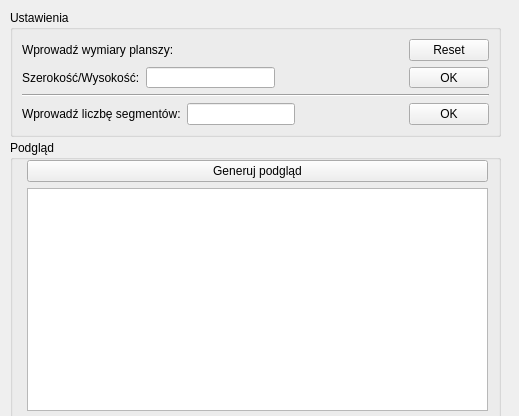
<?xml version="1.0" encoding="UTF-8"?>
<ui version="4.0">
 <class>SceneWindow</class>
 <widget class="QWidget" name="SceneWindow">
  <property name="geometry">
   <rect>
    <x>0</x>
    <y>0</y>
    <width>519</width>
    <height>416</height>
   </rect>
  </property>
  <property name="windowTitle">
   <string>Form</string>
  </property>
  <widget class="QGroupBox" name="groupBox">
   <property name="geometry">
    <rect>
     <x>10</x>
     <y>10</y>
     <width>491</width>
     <height>127</height>
    </rect>
   </property>
   <property name="title">
    <string>Ustawienia</string>
   </property>
   <layout class="QVBoxLayout" name="verticalLayout">
    <item>
     <layout class="QGridLayout" name="gridLayout_2">
      <item row="0" column="0" colspan="2">
       <widget class="QLabel" name="label">
        <property name="text">
         <string>Wprowadź wymiary planszy:</string>
        </property>
       </widget>
      </item>
      <item row="0" column="3">
       <widget class="QPushButton" name="pushButtonReset">
        <property name="text">
         <string>Reset</string>
        </property>
       </widget>
      </item>
      <item row="1" column="0">
       <widget class="QLabel" name="label_2">
        <property name="text">
         <string>Szerokość/Wysokość:</string>
        </property>
       </widget>
      </item>
      <item row="1" column="1">
       <widget class="QLineEdit" name="lineEditSize">
        <property name="inputMethodHints">
         <set>Qt::ImhDigitsOnly</set>
        </property>
       </widget>
      </item>
      <item row="1" column="3">
       <widget class="QPushButton" name="pushButtonsceneSize">
        <property name="text">
         <string>OK</string>
        </property>
       </widget>
      </item>
      <item row="0" column="2">
       <spacer name="horizontalSpacer_2">
        <property name="orientation">
         <enum>Qt::Horizontal</enum>
        </property>
        <property name="sizeHint" stdset="0">
         <size>
          <width>40</width>
          <height>20</height>
         </size>
        </property>
       </spacer>
      </item>
     </layout>
    </item>
    <item>
     <widget class="Line" name="line">
      <property name="orientation">
       <enum>Qt::Horizontal</enum>
      </property>
     </widget>
    </item>
    <item>
     <layout class="QGridLayout" name="gridLayout">
      <item row="0" column="0">
       <widget class="QLabel" name="label_4">
        <property name="text">
         <string>Wprowadź liczbę segmentów:</string>
        </property>
       </widget>
      </item>
      <item row="0" column="1">
       <widget class="QLineEdit" name="lineEditSeg">
        <property name="inputMethodHints">
         <set>Qt::ImhDigitsOnly</set>
        </property>
       </widget>
      </item>
      <item row="0" column="3">
       <widget class="QPushButton" name="pushButtonsceneSeg">
        <property name="text">
         <string>OK</string>
        </property>
       </widget>
      </item>
      <item row="0" column="2">
       <spacer name="horizontalSpacer">
        <property name="orientation">
         <enum>Qt::Horizontal</enum>
        </property>
        <property name="sizeType">
         <enum>QSizePolicy::Expanding</enum>
        </property>
        <property name="sizeHint" stdset="0">
         <size>
          <width>0</width>
          <height>0</height>
         </size>
        </property>
       </spacer>
      </item>
     </layout>
    </item>
   </layout>
  </widget>
  <widget class="QGroupBox" name="groupBox_2">
   <property name="geometry">
    <rect>
     <x>10</x>
     <y>140</y>
     <width>491</width>
     <height>281</height>
    </rect>
   </property>
   <property name="title">
    <string>Podgląd</string>
   </property>
   <widget class="QWidget" name="layoutWidget">
    <property name="geometry">
     <rect>
      <x>17</x>
      <y>20</y>
      <width>461</width>
      <height>251</height>
     </rect>
    </property>
    <layout class="QVBoxLayout" name="verticalLayout_2">
     <item>
      <widget class="QPushButton" name="pushButtonsceneGen">
       <property name="text">
        <string>Generuj podgląd</string>
       </property>
      </widget>
     </item>
     <item>
      <widget class="QGraphicsView" name="graphicsView">
       <property name="alignment">
        <set>Qt::AlignLeading|Qt::AlignLeft|Qt::AlignTop</set>
       </property>
      </widget>
     </item>
    </layout>
   </widget>
  </widget>
 </widget>
 <resources/>
 <connections/>
</ui>
